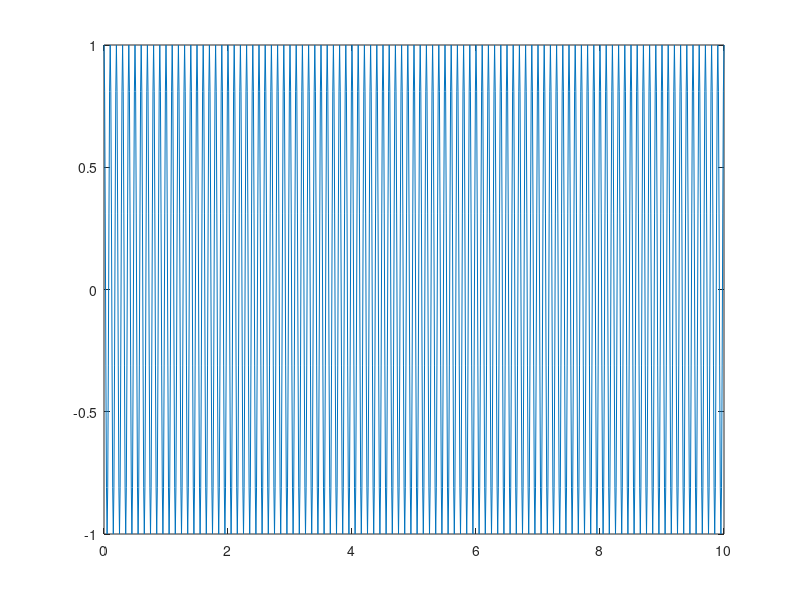
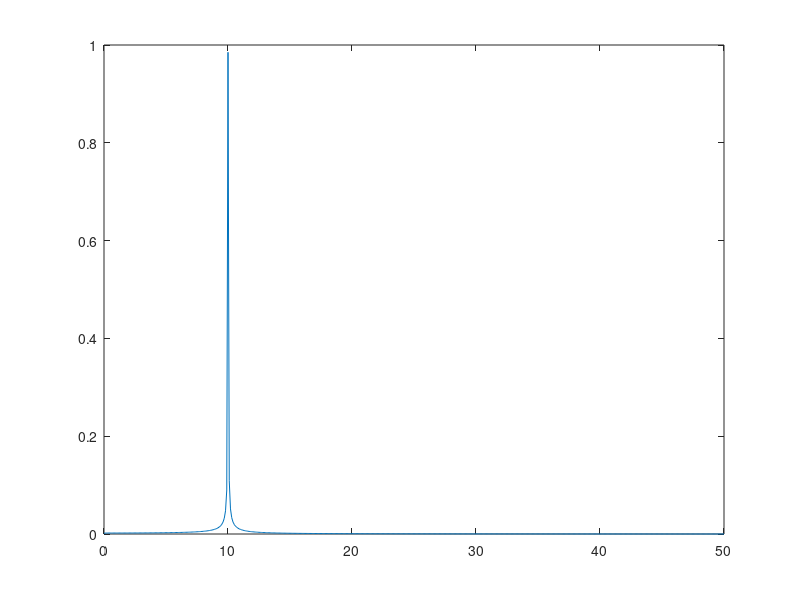

Write the MATLAB code that produced these figures, in order.
fs = 100;
totalTime = 10;  %sec
T = 1/ fs;
L = totalTime * fs;  %length = time  *number of samples in one second
t = 0: T : totalTime;


y = cos(2*pi*10*t);
plot(t, y);

x = fft(y);

figure
mag2 = abs(x/L);
mag = mag2(1: L/2+1);
mag(2:end-1) = 2*mag(2:end-1);
f = fs*(0 : L/ 2) / L;
plot(f, mag);